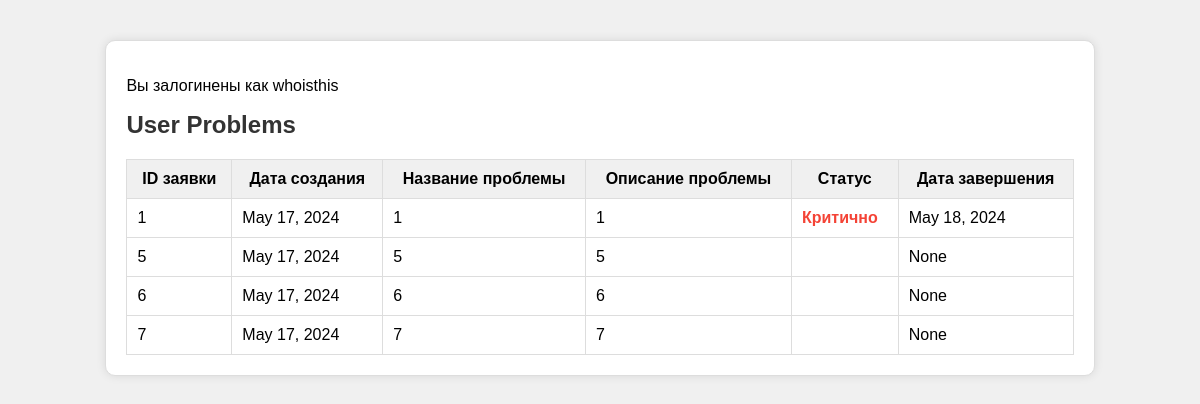
/techsupport/user_problems/ (signed in), run on an earlier commit of the app's database.
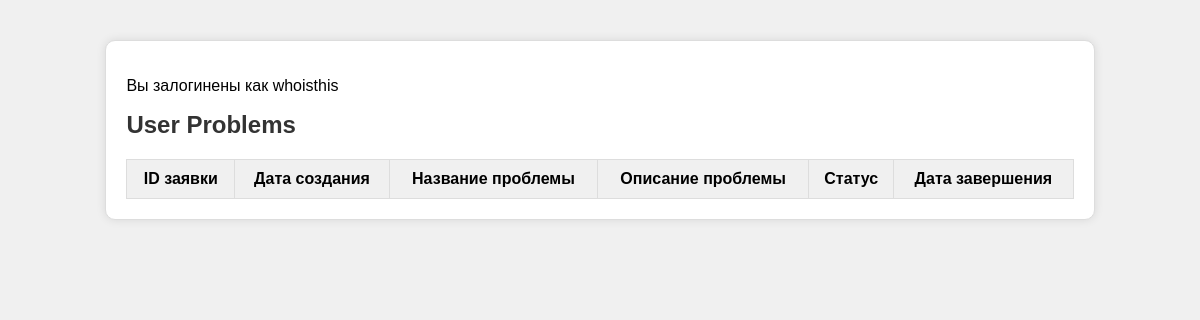
And on a later commit of the database.
### techsupport/models.py (models this page shows, shortened)
class Problems(models.Model):
    user = models.ForeignKey(settings.AUTH_USER_MODEL, on_delete=models.CASCADE, null=True)
    id_request = models.AutoField(primary_key=True)
    request_from_date = models.DateField()
    name_of_problem = models.CharField(max_length=80)
    description_of_problem = models.CharField(max_length=256)
    STATUS_CHOICES = (
        ('Открыта', 'Открыта'),
        ('В работе', 'В работе'),
        ('Выполнена', 'Выполнена'),
        ('Отклонена', 'Отклонена'),
        ('Ожидает', 'Ожидает'),
        ('На доработку', 'На доработку'),
    )
    status = models.CharField(max_length=50, choices=STATUS_CHOICES, default='Открыта', blank=True)
    date_of_finish = models.DateField(null=True, blank=True)

### techsupport/views.py (the view)
# urls.py: path('user_problems/', views.user_problems, name='user_problems'),
@login_required
def user_problems(request):
    user_problems = Problems.objects.filter(user=request.user)
    return render(request, 'user_problems.html', {'user_problems': user_problems})

### techsupport/templates/user_problems.html (shortened to what this page needs)
<!DOCTYPE html>
<html lang="en">
<head>
</head>
<body>
    <div class="container">
        {% if request.user.is_authenticated %}
            <p>Вы залогинены как {{ request.user.username }}</p>
        {% else %}
            <p>Вы не залогинены</p>
        {% endif %}
        <h1>User Problems</h1>
        <table class="table" id="myTable">
            <thead>
                <tr>
                    <th onclick="sortTable(0)">ID заявки</th>
                    <th onclick="sortTable(1)">Дата создания</th>
                    <th onclick="sortTable(2)">Название проблемы</th>
                    <th onclick="sortTable(3)">Описание проблемы</th>
                    <th onclick="sortTable(4)">Статус</th>
                    <th onclick="sortTable(5)">Дата завершения</th>
                </tr>
            </thead>
            <tbody>
                {% for problem in user_problems %}
                    <tr>
                        <td>{{ problem.id_request }}</td>
                        <td>{{ problem.request_from_date }}</td>
                        <td>{{ problem.name_of_problem }}</td>
                        <td>{{ problem.description_of_problem }}</td>
                        <td><span class="status {% if problem.status == 'Open' %}open{% else %}closed{% endif %}">{{ problem.status }}</span></td>
                        <td>{{ problem.date_of_finish }}</td>
                    </tr>
                {% endfor %}
            </tbody>
        </table>
    </div>
</body>
</html>

What changed in the data, as far as the page shows it:
removed Problems: id_request "1", request_from_date "May 17, 2024", name_of_problem "1", description_of_problem "1", status "Критично", date_of_finish "May 18, 2024"
removed Problems: id_request "5", request_from_date "May 17, 2024", name_of_problem "5", description_of_problem "5", date_of_finish "None"
removed Problems: id_request "6", request_from_date "May 17, 2024", name_of_problem "6", description_of_problem "6", date_of_finish "None"
removed Problems: id_request "7", request_from_date "May 17, 2024", name_of_problem "7", description_of_problem "7", date_of_finish "None"
